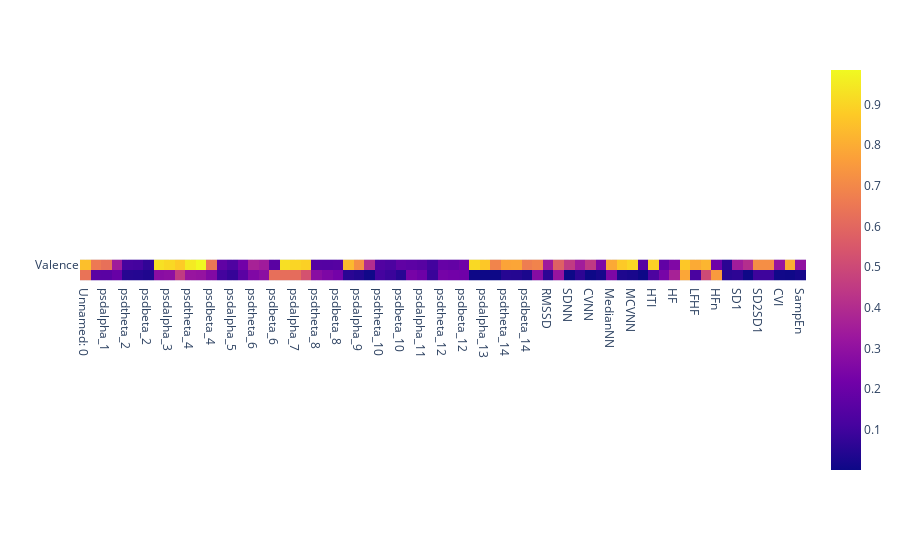

The notebook cell saved with this chart:
### Code cell
heatmap_p_values = px.imshow(p_values,
                y=['Valence','Arousal'],
                x=All_Features.columns[0:Nf-4]#[str('f'+str(j+1)) for j in range(0,Nf-4)]
                )

heatmap_p_values.show()

### Figure 1 — Plotly figure (JSON) as saved in the notebook; plotly's stock layout.template omitted (floating-point values rounded to 4 significant figures; data arrays with more than 128 entries replaced by an {"elided": "..."} marker saying what was removed)
{"data": [{"coloraxis": "coloraxis", "hovertemplate": "x: %{x}<br>y: %{y}<br>color: %{z}<extra></extra>", "type": "heatmap", "x": ["Unnamed: 0", "psdtheta_1", "psdalpha_1", "psdbeta_1", "psdtheta_2", "psdalpha_2", "psdbeta_2", "psdtheta_3", "psdalpha_3", "psdbeta_3", "psdtheta_4", "psdalpha_4", "psdbeta_4", "psdtheta_5", "psdalpha_5", "psdbeta_5", "psdtheta_6", "psdalpha_6", "psdbeta_6", "psdtheta_7", "psdalpha_7", "psdbeta_7", "psdtheta_8", "psdalpha_8", "psdbeta_8", "psdtheta_9", "psdalpha_9", "psdbeta_9", "psdtheta_10", "psdalpha_10", "psdbeta_10", "psdtheta_11", "psdalpha_11", "psdbeta_11", "psdtheta_12", "psdalpha_12", "psdbeta_12", "psdtheta_13", "psdalpha_13", "psdbeta_13", "psdtheta_14", "psdalpha_14", "psdbeta_14", "Rate_Mean", "RMSSD", "MeanNN", "SDNN", "SDSD", "CVNN", "CVSD", "MedianNN", "MadNN", "MCVNN", "TINN", "HTI", "LF", "HF", "VHF", "LFHF", "LFn", "HFn", "LnHF", "SD1", "SD2", "SD2SD1", "CSI", "CVI", "CSI_Modified", "SampEn"], "y": ["Valence", "Arousal"], "z": {"elided": "2x69 float values"}}], "layout": {"coloraxis": {"colorscale": [[0, "#0d0887"], [0.1111, "#46039f"], [0.2222, "#7201a8"], [0.3333, "#9c179e"], [0.4444, "#bd3786"], [0.5556, "#d8576b"], [0.6667, "#ed7953"], [0.7778, "#fb9f3a"], [0.8889, "#fdca26"], [1, "#f0f921"]]}, "margin": {"t": 60}, "xaxis": {"constrain": "domain", "scaleanchor": "y"}, "yaxis": {"autorange": "reversed", "constrain": "domain"}}}
